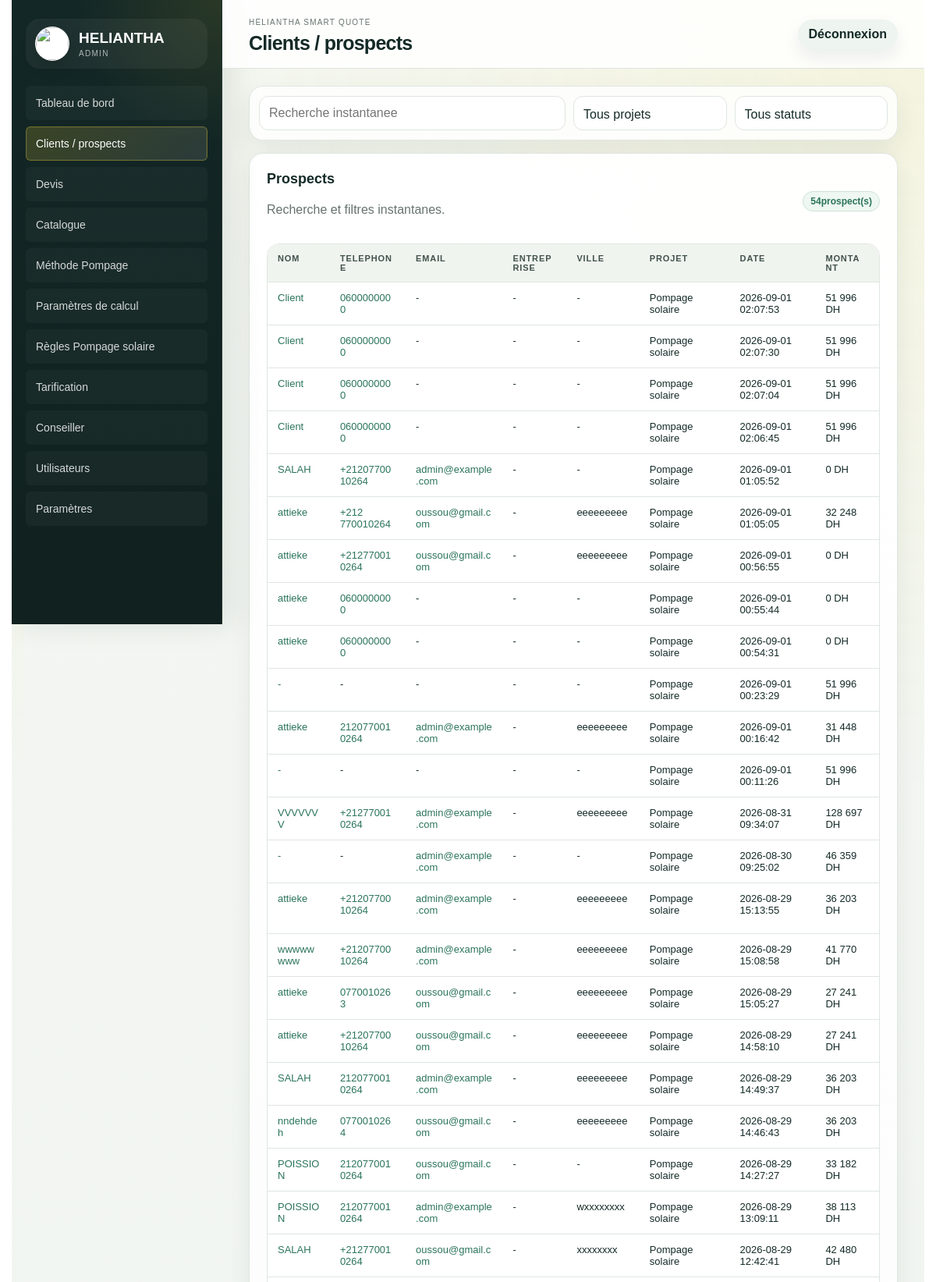
/admin/prospects (signed in, upper part), run on the app's committed database.
### tables this page shows
CREATE TABLE quote_requests (
    id INTEGER PRIMARY KEY AUTOINCREMENT,
    quote_number TEXT NOT NULL UNIQUE,
    project TEXT NOT NULL,
    customer_name TEXT,
    phone TEXT,
    email TEXT,
    location TEXT,
    request_json TEXT NOT NULL,
    result_json TEXT NOT NULL,
    status TEXT NOT NULL DEFAULT 'Nouveau',
    created_at TEXT NOT NULL DEFAULT CURRENT_TIMESTAMP
, company TEXT, city TEXT, solution_name TEXT, amount_ht REAL, amount_ttc REAL, confidence INTEGER, reliability_json TEXT, calculation_detail_json TEXT, financial_breakdown_json TEXT, selected_equipment_json TEXT, calculator_versions_json TEXT, technical_parameters_json TEXT, quote_snapshot_json TEXT, technical_reference_json TEXT, updated_at TEXT, bom_json TEXT, technical_configuration_json TEXT, compatibility_json TEXT, product_selections_json TEXT, selected_offer_level TEXT);

### app/routes.py (the view)
@bp.get("/admin/prospects")
def admin_prospects():
    quotes = list_quotes()
    return render_template(
        "admin/prospects.html",
        quotes=quotes,
        project_labels=PROJECT_LABELS,
        public_projects=PUBLIC_PROJECTS,
        statuses=QUOTE_STATUSES,
        filters=request.args,
    )

### app/db.py (called while the page is built)
def get_db():
    if "db" not in g:
        g.db = sqlite3.connect(current_app.config["DATABASE"])
        g.db.row_factory = sqlite3.Row
    return g.db

def ensure_schema(db=None):
    db = db or get_db()
    db.executescript(SCHEMA)
    _migrate_quote_requests(db)
    _migrate_products(db)
    _migrate_pump_curve_points(db)
    _migrate_calculation_parameters(db)
    _migrate_pumping_solar_rules(db)
    _migrate_public_tracking(db)
    _migrate_users(db)
    _migrate_advisor(db)
    _seed_defaults(db)
    db.commit()

def _migrate_quote_requests(db):
    existing = {row["name"] for row in db.execute("PRAGMA table_info(quote_requests)").fetchall()}
    for column, column_type in QUOTE_COLUMNS.items():
        if column not in existing:
            db.execute(f"ALTER TABLE quote_requests ADD COLUMN {column} {column_type}")

def _migrate_products(db):
    existing = {row["name"] for row in db.execute("PRAGMA table_info(products)").fetchall()}
    for column, column_type in PRODUCT_COLUMNS.items():
        if column not in existing:
            db.execute(f"ALTER TABLE products ADD COLUMN {column} {column_type}")
    db.execute(
        """CREATE INDEX IF NOT EXISTS idx_products_catalog_lookup
        ON products(active, category, brand, stock, priority)"""
    )

def _migrate_pump_curve_points(db):
    db.execute(
        """CREATE INDEX IF NOT EXISTS idx_pump_curve_points_lookup
        ON pump_curve_points(pump_id, flow_m3_h)"""
    )

def _migrate_calculation_parameters(db):
    existing = {row["name"] for row in db.execute("PRAGMA table_info(calculation_parameters)").fetchall()}
    for column, column_type in CALCULATION_PARAMETER_COLUMNS.items():
        if column not in existing:
            db.execute(f"ALTER TABLE calculation_parameters ADD COLUMN {column} {column_type}")

def _migrate_pumping_solar_rules(db):
    existing = {row["name"] for row in db.execute("PRAGMA table_info(pumping_solar_rules)").fetchall()}
    for column, column_type in PUMPING_SOLAR_RULE_COLUMNS.items():
        if column not in existing:
            db.execute(f"ALTER TABLE pumping_solar_rules ADD COLUMN {column} {column_type}")
    db.execute(
        """CREATE INDEX IF NOT EXISTS idx_pumping_solar_rules_lookup
        ON pumping_solar_rules(active, rule_type, pump_cv, panel_power_w, drive_power_kw, phase, sort_order)"""
    )

def dumps(value):
    return json.dumps(value, ensure_ascii=False)

### templates/admin/prospects.html (shortened to what this page needs)
{% extends "admin/base.html" %}
{% block page_title %}Clients / prospects{% endblock %}
{% block content %}
<form class="filters prospect-filters prospect-filter-panel" method="get" data-live-prospect-filters>
  <input name="q" value="{{ filters.get('q', '') }}" placeholder="Recherche instantanee">
  <select name="project" aria-label="Projet">
    <option value="">Tous projets</option>
  </select>
  <select name="status" aria-label="Statut">
    <option value="">Tous statuts</option>
  </select>
</form>
<section class="panel prospects-panel">
  <div class="panel-head">
    <div>
      <h2>Prospects</h2>
      <p class="muted">Recherche et filtres instantanes.</p>
    </div>
    <span class="status"><span data-live-prospect-count>{{ quotes|length }}</span> prospect(s)</span>
  </div>
  <div class="table-wrap prospects-table-wrap">
    <table>
      <thead>
        <tr>
          <th>Nom</th>
          <th>Telephone</th>
          <th>Email</th>
          <th>Entreprise</th>
          <th>Ville</th>
          <th>Projet</th>
          <th>Date</th>
          <th>Montant</th>
          <th>Visite technique</th>
        </tr>
      </thead>
      <tbody>
        {% for q in quotes %}
        <tr
          data-prospect-row
          data-project="{{ q.project or '' }}"
          data-status="{{ q.status or '' }}"
          data-search="{{ [q.customer_name, q.phone, q.email, q.company, q.location, q.city, project_labels.get(q.project, q.project), q.status]|select|join(' ')|lower }}"
        >
          <td><a href="{{ url_for('main.admin_quote_detail', quote_id=q.id) }}">{{ q.customer_name or "-" }}</a></td>
          <td>{% if q.phone %}<a href="tel:{{ q.phone }}">{{ q.phone }}</a>{% else %}-{% endif %}</td>
          <td>{% if q.email %}<a href="mailto:{{ q.email }}">{{ q.email }}</a>{% else %}-{% endif %}</td>
          <td>{{ q.company or "-" }}</td>
          <td>{{ q.location or q.city or "-" }}</td>
          <td>{{ project_labels.get(q.project, q.project) }}</td>
          <td>{{ q.created_at }}</td>
          <td>{{ "{:,.0f}".format(q.amount_ttc or 0).replace(",", " ") }} DH</td>
          <td>
          </td>
        </tr>
        {% else %}
        <tr data-prospect-empty><td colspan="9">Aucun prospect trouve.</td></tr>
        {% endfor %}
      </tbody>
    </table>
  </div>
</section>
{% endblock %}

### static/css/admin.css (style rules this page uses)
:root { --ink:#142a27;--muted:#66736f;--line:#dfe6e1;--paper:#f6f7f1;--white:#fff;--yellow:#f4d229;--green:#164b3d;--green2:#2b745c;--blue:#e3f0f5;--danger:#b42318;--warn:#9a6700;--shadow:0 18px 50px rgba(17,45,38,.12) }
html { scroll-behavior:smooth;overscroll-behavior-y:none;scrollbar-gutter:stable both-edges }
* { box-sizing:border-box }
body { margin:0;color:var(--ink);font-family:Arial,Helvetica,sans-serif;background:var(--paper);overflow-x:clip;min-width:320px }
a { color:var(--green2);text-decoration:none }
input,select,textarea,button { font:inherit;max-width:100%;min-width:0;touch-action:manipulation }
input,select,textarea { -webkit-appearance:none;appearance:none }
input:not([type="checkbox"]):not([type="radio"]),select,textarea { line-height:1.45 }
main,section,article,aside,header,footer,nav,form { min-width:0 }
.admin-app { display:grid;grid-template-columns:270px 1fr;min-height:100vh }
.stat-grid article,.panel { background:white;border:1px solid var(--line);border-radius:8px;box-shadow:0 4px 14px rgba(17,45,38,.04) }
.panel { padding:20px;margin-bottom:18px }
.panel h2 { font-size:18px;margin:0 0 16px }
.panel-head { display:flex;align-items:center;justify-content:space-between;gap:15px }
.table-wrap { overflow:auto;border:1px solid var(--line);border-radius:7px;-webkit-overflow-scrolling:touch;overscroll-behavior:contain }
table { width:100%;border-collapse:collapse;min-width:820px;background:white }
th,td { padding:12px 13px;border-bottom:1px solid var(--line);text-align:left;vertical-align:top;font-size:13px;overflow-wrap:anywhere;word-break:break-word }
th { background:#f0f4ef;color:#42524d;font-size:11px;text-transform:uppercase;letter-spacing:.08em }
.filters { display:grid;grid-template-columns:2fr 1fr 1fr auto auto;gap:10px;margin-bottom:16px }
.filters input,.filters select,.form-grid input,.form-grid textarea,.detail-actions select,.table-input { border:1px solid var(--line);border-radius:6px;background:white;color:var(--ink);padding:11px 12px;max-width:100%;min-width:0 }
.status,.badge { display:inline-flex;align-items:center;border-radius:999px;background:#edf5ef;color:var(--green);padding:5px 9px;font-size:12px;font-weight:700 }
.muted { color:var(--muted);line-height:1.6;overflow-wrap:anywhere }
body { background: radial-gradient(circle at top right, rgba(244,210,41,.10), transparent 28%), linear-gradient(180deg, #f4f7f2 0%, #eef3ef 100%); }
.stat-grid article, .panel, .parameter-card, .config-section-card, .selection-card, .compatibility-card, .offer-grid article, .login-card, .pdf-sheet { border-radius: 18px; box-shadow: 0 10px 28px rgba(17,45,38,.07); }
.panel { padding: 22px; background: linear-gradient(180deg, rgba(255,255,255,.98) 0%, rgba(250,252,250,.96) 100%); }
.panel-head { margin-bottom: 14px; }
.table-wrap { border-radius: 16px; box-shadow: inset 0 0 0 1px rgba(223,230,225,.65); }
table { min-width: 900px; }
th { position: sticky; top: 0; z-index: 1; }
.badge, .status { background: #eef7f1; color: var(--green2); border: 1px solid #cfe2d4; }
.prospect-filter-panel { grid-template-columns:2fr 1fr 1fr; align-items:center; background:rgba(255,255,255,.82); border:1px solid rgba(223,230,225,.9); border-radius:18px; padding:12px; box-shadow:0 14px 32px rgba(17,45,38,.07); }
.prospect-filter-panel input, .prospect-filter-panel select { height:44px; border-radius:12px; }
.prospects-panel { border-radius:18px; }
.prospects-panel .panel-head h2 { margin-bottom:4px; }

### data on the page
quote_requests: customer_name "Client", phone "0600000000", company "-", location+city "-", get "Pompage solaire", created_at "2026-09-01 02:07:53", amount_ttc "51 996"
quote_requests: customer_name "Client", phone "0600000000", company "-", location+city "-", get "Pompage solaire", created_at "2026-09-01 02:07:30", amount_ttc "51 996"
quote_requests: customer_name "Client", phone "0600000000", company "-", location+city "-", get "Pompage solaire", created_at "2026-09-01 02:07:04", amount_ttc "51 996"
quote_requests: customer_name "Client", phone "0600000000", company "-", location+city "-", get "Pompage solaire", created_at "2026-09-01 02:06:45", amount_ttc "51 996"
quote_requests: customer_name "SALAH", phone "+2120770010264", email "admin@example.com", company "-", location+city "-", get "Pompage solaire", created_at "2026-09-01 01:05:52", amount_ttc "0"
quote_requests: customer_name "attieke", phone "+212 770010264", email "oussou@gmail.com", company "-", location "eeeeeeeee", get "Pompage solaire", created_at "2026-09-01 01:05:05", amount_ttc "32 248"
quote_requests: customer_name "attieke", phone "+212770010264", email "oussou@gmail.com", company "-", location "eeeeeeeee", get "Pompage solaire", created_at "2026-09-01 00:56:55", amount_ttc "0"
quote_requests: customer_name "attieke", phone "0600000000", company "-", location+city "-", get "Pompage solaire", created_at "2026-09-01 00:55:44", amount_ttc "0"
quote_requests: customer_name "attieke", phone "0600000000", company "-", location+city "-", get "Pompage solaire", created_at "2026-09-01 00:54:31", amount_ttc "0"
quote_requests: customer_name "-", company "-", location+city "-", get "Pompage solaire", created_at "2026-09-01 00:23:29", amount_ttc "51 996"
quote_requests: customer_name "attieke", phone "2120770010264", email "admin@example.com", company "-", location "eeeeeeeee", get "Pompage solaire", created_at "2026-09-01 00:16:42", amount_ttc "31 448"
quote_requests: customer_name "-", company "-", location+city "-", get "Pompage solaire", created_at "2026-09-01 00:11:26", amount_ttc "51 996"
quote_requests: customer_name "VVVVVVV", phone "+212770010264", email "admin@example.com", company "-", location "eeeeeeeee", get "Pompage solaire", created_at "2026-08-31 09:34:07", amount_ttc "128 697"
quote_requests: customer_name "-", email "admin@example.com", company "-", location+city "-", get "Pompage solaire", created_at "2026-08-30 09:25:02", amount_ttc "46 359"
quote_requests: customer_name "attieke", phone "+2120770010264", email "admin@example.com", company "-", location "eeeeeeeee", get "Pompage solaire", created_at "2026-08-29 15:13:55", amount_ttc "36 203"
quote_requests: customer_name "wwwwwwww", phone "+2120770010264", email "admin@example.com", company "-", location "eeeeeeeee", get "Pompage solaire", created_at "2026-08-29 15:08:58", amount_ttc "41 770"
quote_requests: customer_name "attieke", phone "0770010263", email "oussou@gmail.com", company "-", location "eeeeeeeee", get "Pompage solaire", created_at "2026-08-29 15:05:27", amount_ttc "27 241"
quote_requests: customer_name "attieke", phone "+2120770010264", email "oussou@gmail.com", company "-", location "eeeeeeeee", get "Pompage solaire", created_at "2026-08-29 14:58:10", amount_ttc "27 241"
quote_requests: customer_name "SALAH", phone "2120770010264", email "admin@example.com", company "-", location "eeeeeeeee", get "Pompage solaire", created_at "2026-08-29 14:49:37", amount_ttc "36 203"
quote_requests: customer_name "nndehdeh", phone "0770010264", email "oussou@gmail.com", company "-", location "eeeeeeeee", get "Pompage solaire", created_at "2026-08-29 14:46:43", amount_ttc "36 203"
quote_requests: customer_name "POISSION", phone "2120770010264", email "oussou@gmail.com", company "-", location+city "-", get "Pompage solaire", created_at "2026-08-29 14:27:27", amount_ttc "33 182"
quote_requests: customer_name "POISSION", phone "2120770010264", email "admin@example.com", company "-", location "wxxxxxxxx", get "Pompage solaire", created_at "2026-08-29 13:09:11", amount_ttc "38 113"
quote_requests: customer_name "SALAH", phone "+212770010264", email "oussou@gmail.com", company "-", location "xxxxxxxx", get "Pompage solaire", created_at "2026-08-29 12:42:41", amount_ttc "42 480"

### other printed values
{{ quotes|length }} "54"
